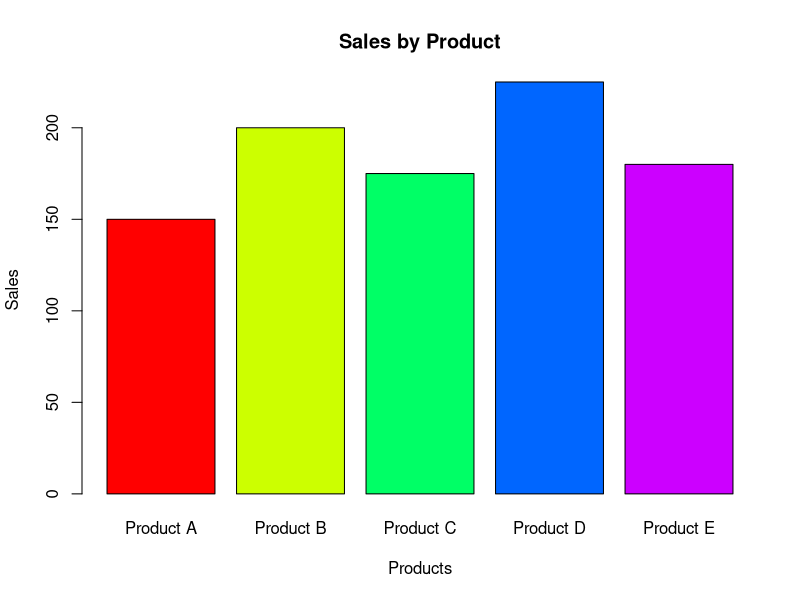

Source code (R):
# Randomly named R script to create a bar chart
# Generate sample data
set.seed(123)  # For reproducible results
categories <- c("Product A", "Product B", "Product C", "Product D", "Product E")
sales <- c(150, 200, 175, 225, 180)

# Create bar chart
png("bar_chart.png", width = 800, height = 600)  # Save chart as PNG
barplot(sales, 
        names.arg = categories,
        main = "Sales by Product",
        xlab = "Products",
        ylab = "Sales",
        col = rainbow(length(categories)),
        border = "black")
dev.off()  # Close the PNG device

# Print data to console
print(data.frame(Product = categories, Sales = sales))
